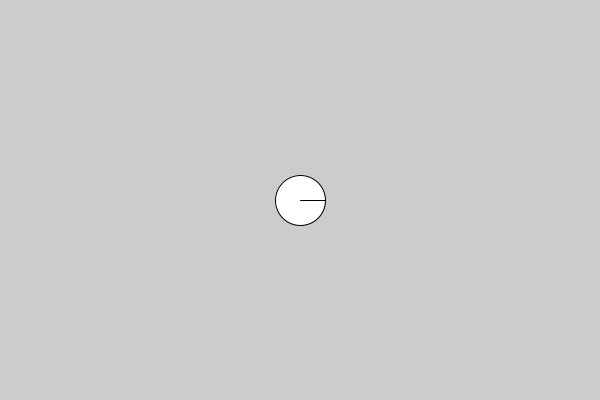
Frame 1 (no input)
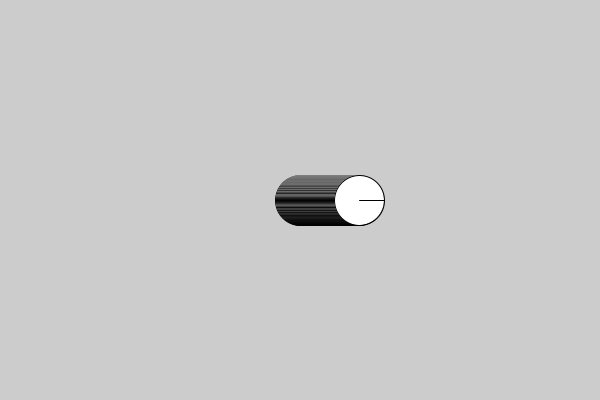
Frame 60 (the mouse pressed at the canvas centre just before this capture)
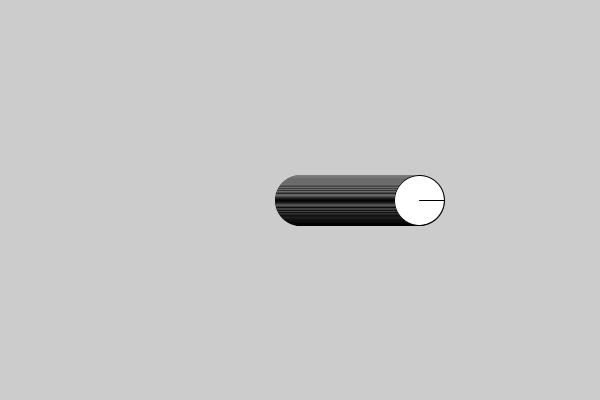
Frame 120 (the mouse held since frame 60 and released just before this capture)

The Processing sketch that drew these frames (run headless with seeded random() and noise(); from frame 60 on, the mouse is pressed at the canvas centre):

// Processing sketch: week11_10
// ── week11_10.pde
void setup(){
 size(600,400); 
}
float x= 300,y=200,dir=0;
void draw(){
  //background(128);
  joker(x,y,dir);
  x += cos(dir);
  y += sin(dir);
}
void joker(float x,float y,float dir){
  ellipse(x,y,50,50);
  line(x,y,x+25*cos(dir),y+25*sin(dir));
}
void keyPressed(){
 if(keyCode==RIGHT) dir += 0.1; 
 if(keyCode==LEFT) dir -= 0.1; 
}
